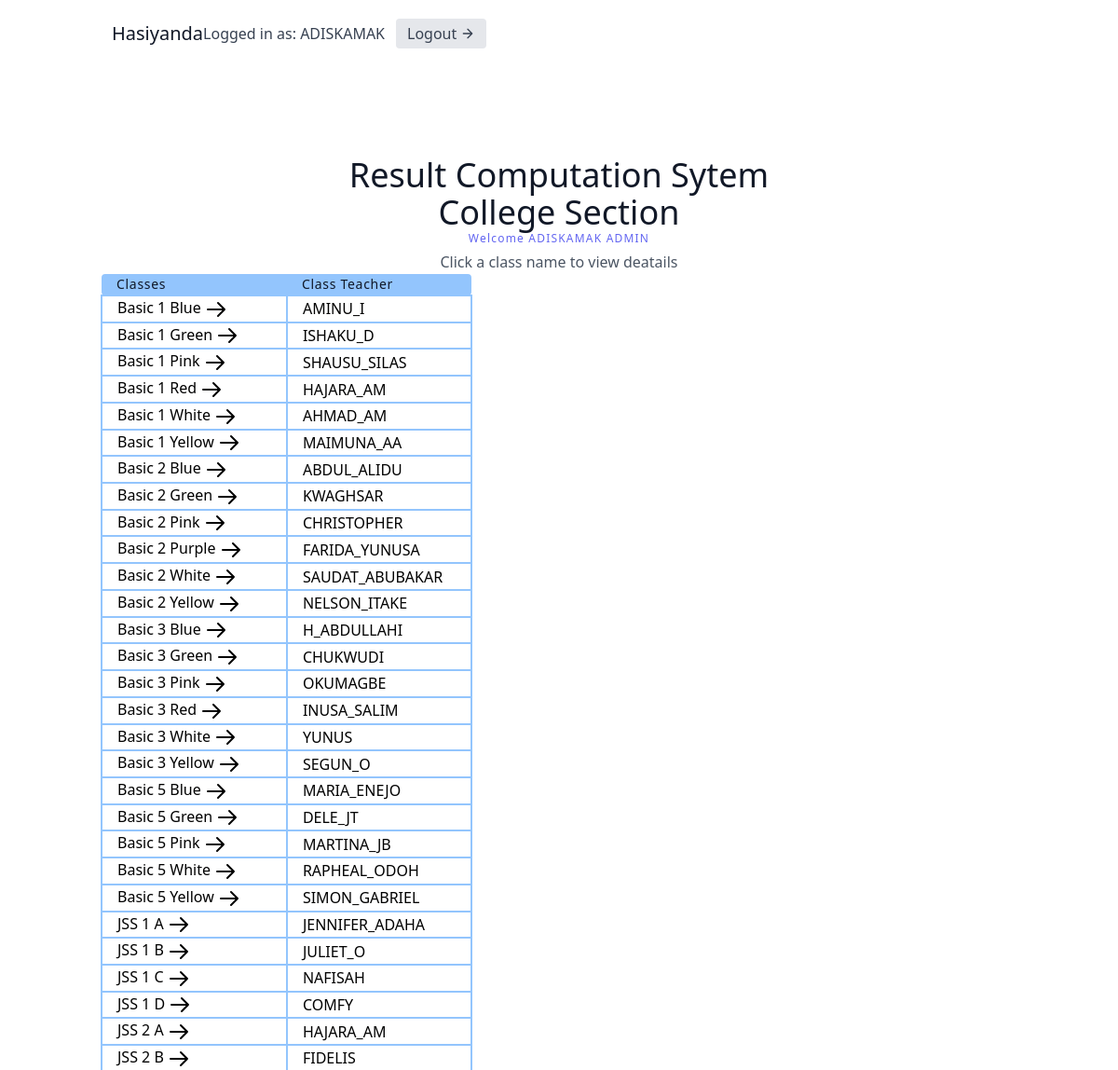
The app's page /classList/ (signed in, upper part), older data.
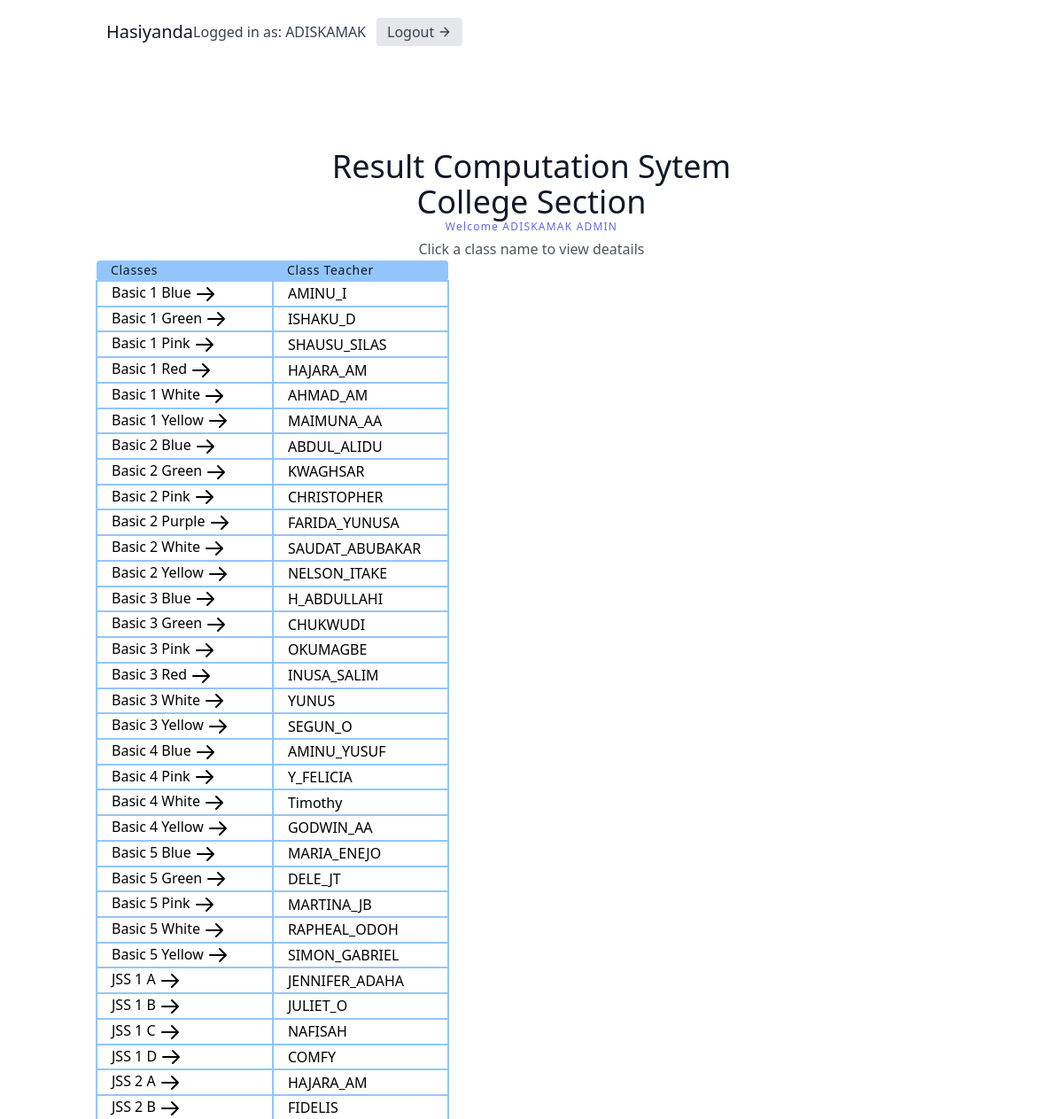
The same page, newer data.
### users/models.py (models this page shows, shortened)
class User(AbstractUser):
    class Role(models.TextChoices):
        ADMIN = 'admin'
        TEACHER = 'teacher'
        STUDENT = 'student'
    base_role = Role.TEACHER
    role = models.CharField(max_length=10, choices= Role.choices , null=True, blank=True)
    section = models.ForeignKey('result.section', on_delete=models.SET_NULL, null=True , blank=True)
    class Meta:
        db_table = 'auth_user'
    def __str__(self):
        return self.username

### result/models.py (models this page shows, shortened)
class section(models.Model):
    sectionName = models.CharField(max_length=100 , unique=True)
    def __str__(self):
        return self.sectionName

class classArmTeacher(models.Model):
    className = models.ForeignKey(all_class, on_delete=models.CASCADE, null=True)
    classArm = models.ForeignKey(classArm, related_name='classArm', on_delete=models.CASCADE, null=True)
    classTeacher = models.ForeignKey(User, on_delete=models.SET_NULL, null=True)
    date = models.DateTimeField(auto_now_add=True)
    class Meta:
        ordering = ['className']

class all_class(models.Model):
    className = models.CharField(max_length=100 , unique=True)
    section = models.ForeignKey(section, on_delete=models.CASCADE, null=True)
    complete = models.BooleanField(default=False)
    date = models.DateTimeField(auto_now_add=True)
    def __str__(self):
        return self.className
    class Meta:
        ordering = ['className']

class classArm(models.Model):
    armName = models.CharField(max_length=100 , unique=True)
    def __str__(self):
        return self.armName
    class Meta:
        ordering = ['armName']

### result/views.py (the view)
# urls.py: path('classList/', classList.as_view(), name='classList'),
class classList(ListView):
    model = classArmTeacher
    template_name = 'result/classList.html'
    def get_context_data(self, **kwargs):
        context = super(classList, self).get_context_data(**kwargs)
        if self.request.user.is_staff:
            context['all_class'] = classArmTeacher.objects.all()
        else:
            context['teacherSubject'] = allsubject.objects.filter(subjectTeacher=self.request.user)
            context['all_class'] = classArmTeacher.objects.filter(id__in=context['teacherSubject'].values_list('className', flat=True))
        return context

### result/templates/result/classList.html (shortened to what this page needs)
<script src="https://cdn.tailwindcss.com"></script>
<link rel="stylesheet" href="https://cdn.tailgrids.com/tailgrids-fallback.css" />
{% include 'navbar.html' %}
<section class="text-gray-600 body-font">
   <div class="container px-5 py-24 mx-auto">
     <div class="flex flex-col text-center w-full">
       <h1 class="sm:text-4xl text-3xl font-medium title-font text-gray-900">Result Computation Sytem</h1>
       <h1 class="sm:text-4xl text-3xl font-medium title-font text-gray-900">{{ user.section }} Section</h1>
       <h2 class="text-xs text-indigo-500 tracking-widest font-medium title-font mb-1">Welcome {{user.username}} {{user.role}}</h2>
       <p class=" mx-auto leading-relaxed text-base">Click a class name to view deatails</p>
     </div>
     <div class="w-full mx-auto">
      <table class="table-auto w-auto text-left whitespace-no-wrap">
        <thead>
          <tr>
            <th class="px-4 title-font tracking-wider font-medium text-gray-900 text-sm bg-blue-300 rounded-tl rounded-bl">Classes</th>
            <th class="px-4 title-font tracking-wider font-medium text-gray-900 text-sm bg-blue-300 rounded-tr rounded-br">Class Teacher</th>
          </tr>
        </thead>
        <tbody>
           {% for class in all_class %}
          <tr>
            <td class="hover:bg-green-300 px-4 border-2 border-blue-300">
              <a href="{% url 'result:classDetails' class.id %}">
               {{ class.className }} {{ class.classArm }}
               <svg xmlns="http://www.w3.org/2000/svg" class="h-6 w-6 inline-block" fill="none" viewBox="0 0 24 24" stroke="currentColor">
             </a>
           </td>
            <td class="px-4 border-2 border-blue-300"> {{ class.classTeacher }} </td>
          </tr>
          {% empty %}
            <h1 class="text-gray-900">No Results</h1>
            {% endfor %}
        </tbody>
      </table>
    </div>
   </div>
 </section>

### templates/navbar.html (shortened to what this page needs)
<header class="text-gray-700 body-font">
<link rel="stylesheet" href="https://cdnjs.cloudflare.com/ajax/libs/animate.css/3.5.2/animate.min.css">
    <div class="container mx-auto flex flex-wrap p-5 flex-col md:flex-row items-center">
      <a href="" class="flex title-font font-medium items-center text-gray-900 mb-4 md:mb-0">
        <span class="ml-3 text-xl">Hasiyanda</span>
      </a>
      {% if request.user.is_authenticated %}
        Logged in as: {{ request.user.username }}
        <a href="{% url 'result:logoutUser'  %}" class="ml-3 inline-flex items-center bg-gray-200 border-0 py-1 px-3 focus:outline-none hover:bg-gray-300 rounded text-base mt-4 md:mt-0">
          Logout
            <svg fill="none" stroke="currentColor" stroke-linecap="round" stroke-linejoin="round" stroke-width="2" class="w-4 h-4 ml-1" viewBox="0 0 24 24">
                <path d="M5 12h14M12 5l7 7-7 7"></path>
            </svg>
        </a>
      {% endif %}
    </div>
</header>

Row changes from the older to the newer data that the page shows:
added classArmTeacher: className "Basic 4", classArm "Blue", classTeacher "AMINU_YUSUF"
added classArmTeacher: className "Basic 4", classArm "Pink", classTeacher "Y_FELICIA"
added classArmTeacher: className "Basic 4", classArm "White", classTeacher "Timothy"
added classArmTeacher: className "Basic 4", classArm "Yellow", classTeacher "GODWIN_AA"
